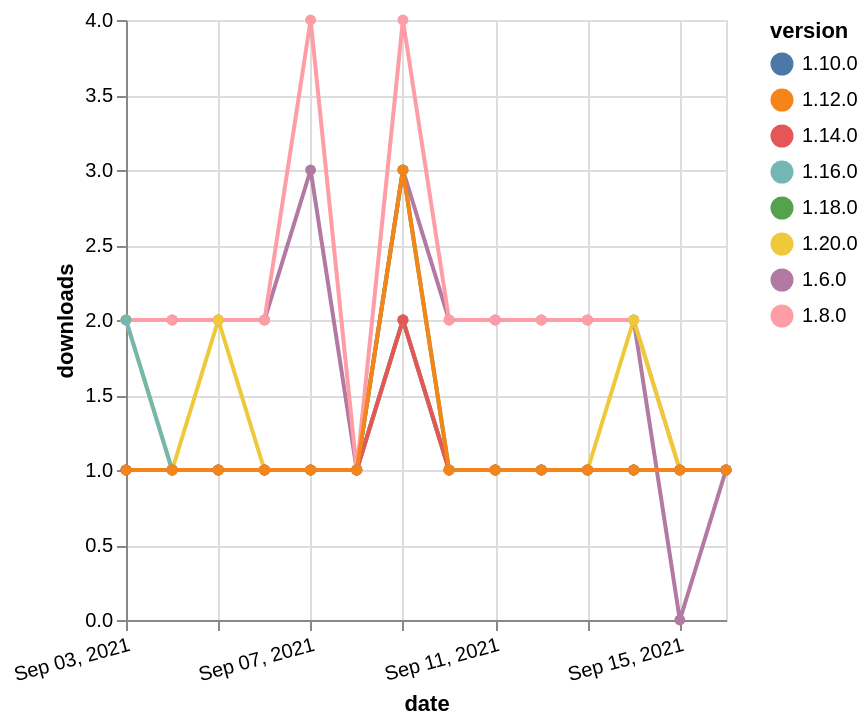

Vega-Lite specification for this chart:
### Vega-Lite specification from a JSON file in a GitHub repository (floating-point values rounded to 4 significant figures)
{"$schema": "https://vega.github.io/schema/vega-lite/v5.json", "description": "A simple bar chart with embedded data.", "data": {"values": [{"date": "2021-09-03", "total": 2299, "delta": 2, "version": "1.6.0"}, {"date": "2021-09-04", "total": 2301, "delta": 2, "version": "1.6.0"}, {"date": "2021-09-05", "total": 2303, "delta": 2, "version": "1.6.0"}, {"date": "2021-09-06", "total": 2305, "delta": 2, "version": "1.6.0"}, {"date": "2021-09-07", "total": 2308, "delta": 3, "version": "1.6.0"}, {"date": "2021-09-08", "total": 2309, "delta": 1, "version": "1.6.0"}, {"date": "2021-09-09", "total": 2312, "delta": 3, "version": "1.6.0"}, {"date": "2021-09-10", "total": 2314, "delta": 2, "version": "1.6.0"}, {"date": "2021-09-11", "total": 2316, "delta": 2, "version": "1.6.0"}, {"date": "2021-09-12", "total": 2318, "delta": 2, "version": "1.6.0"}, {"date": "2021-09-13", "total": 2320, "delta": 2, "version": "1.6.0"}, {"date": "2021-09-14", "total": 2322, "delta": 2, "version": "1.6.0"}, {"date": "2021-09-15", "total": 2322, "delta": 0, "version": "1.6.0"}, {"date": "2021-09-16", "total": 2323, "delta": 1, "version": "1.6.0"}, {"date": "2021-09-03", "total": 167, "delta": 1, "version": "1.18.0"}, {"date": "2021-09-04", "total": 168, "delta": 1, "version": "1.18.0"}, {"date": "2021-09-05", "total": 169, "delta": 1, "version": "1.18.0"}, {"date": "2021-09-06", "total": 170, "delta": 1, "version": "1.18.0"}, {"date": "2021-09-07", "total": 171, "delta": 1, "version": "1.18.0"}, {"date": "2021-09-08", "total": 172, "delta": 1, "version": "1.18.0"}, {"date": "2021-09-09", "total": 175, "delta": 3, "version": "1.18.0"}, {"date": "2021-09-10", "total": 176, "delta": 1, "version": "1.18.0"}, {"date": "2021-09-11", "total": 177, "delta": 1, "version": "1.18.0"}, {"date": "2021-09-12", "total": 178, "delta": 1, "version": "1.18.0"}, {"date": "2021-09-13", "total": 179, "delta": 1, "version": "1.18.0"}, {"date": "2021-09-14", "total": 180, "delta": 1, "version": "1.18.0"}, {"date": "2021-09-15", "total": 181, "delta": 1, "version": "1.18.0"}, {"date": "2021-09-16", "total": 182, "delta": 1, "version": "1.18.0"}, {"date": "2021-09-03", "total": 2448, "delta": 2, "version": "1.8.0"}, {"date": "2021-09-04", "total": 2450, "delta": 2, "version": "1.8.0"}, {"date": "2021-09-05", "total": 2452, "delta": 2, "version": "1.8.0"}, {"date": "2021-09-06", "total": 2454, "delta": 2, "version": "1.8.0"}, {"date": "2021-09-07", "total": 2458, "delta": 4, "version": "1.8.0"}, {"date": "2021-09-08", "total": 2459, "delta": 1, "version": "1.8.0"}, {"date": "2021-09-09", "total": 2463, "delta": 4, "version": "1.8.0"}, {"date": "2021-09-10", "total": 2465, "delta": 2, "version": "1.8.0"}, {"date": "2021-09-11", "total": 2467, "delta": 2, "version": "1.8.0"}, {"date": "2021-09-12", "total": 2469, "delta": 2, "version": "1.8.0"}, {"date": "2021-09-13", "total": 2471, "delta": 2, "version": "1.8.0"}, {"date": "2021-09-14", "total": 2473, "delta": 2, "version": "1.8.0"}, {"date": "2021-09-15", "total": 2474, "delta": 1, "version": "1.8.0"}, {"date": "2021-09-16", "total": 2475, "delta": 1, "version": "1.8.0"}, {"date": "2021-09-03", "total": 234, "delta": 1, "version": "1.10.0"}, {"date": "2021-09-04", "total": 235, "delta": 1, "version": "1.10.0"}, {"date": "2021-09-05", "total": 236, "delta": 1, "version": "1.10.0"}, {"date": "2021-09-06", "total": 237, "delta": 1, "version": "1.10.0"}, {"date": "2021-09-07", "total": 238, "delta": 1, "version": "1.10.0"}, {"date": "2021-09-08", "total": 239, "delta": 1, "version": "1.10.0"}, {"date": "2021-09-09", "total": 241, "delta": 2, "version": "1.10.0"}, {"date": "2021-09-10", "total": 242, "delta": 1, "version": "1.10.0"}, {"date": "2021-09-11", "total": 243, "delta": 1, "version": "1.10.0"}, {"date": "2021-09-12", "total": 244, "delta": 1, "version": "1.10.0"}, {"date": "2021-09-13", "total": 245, "delta": 1, "version": "1.10.0"}, {"date": "2021-09-14", "total": 246, "delta": 1, "version": "1.10.0"}, {"date": "2021-09-15", "total": 247, "delta": 1, "version": "1.10.0"}, {"date": "2021-09-16", "total": 248, "delta": 1, "version": "1.10.0"}, {"date": "2021-09-03", "total": 117, "delta": 2, "version": "1.20.0"}, {"date": "2021-09-04", "total": 118, "delta": 1, "version": "1.20.0"}, {"date": "2021-09-05", "total": 120, "delta": 2, "version": "1.20.0"}, {"date": "2021-09-06", "total": 121, "delta": 1, "version": "1.20.0"}, {"date": "2021-09-07", "total": 122, "delta": 1, "version": "1.20.0"}, {"date": "2021-09-08", "total": 123, "delta": 1, "version": "1.20.0"}, {"date": "2021-09-09", "total": 125, "delta": 2, "version": "1.20.0"}, {"date": "2021-09-10", "total": 126, "delta": 1, "version": "1.20.0"}, {"date": "2021-09-11", "total": 127, "delta": 1, "version": "1.20.0"}, {"date": "2021-09-12", "total": 128, "delta": 1, "version": "1.20.0"}, {"date": "2021-09-13", "total": 129, "delta": 1, "version": "1.20.0"}, {"date": "2021-09-14", "total": 131, "delta": 2, "version": "1.20.0"}, {"date": "2021-09-15", "total": 132, "delta": 1, "version": "1.20.0"}, {"date": "2021-09-16", "total": 133, "delta": 1, "version": "1.20.0"}, {"date": "2021-09-03", "total": 156, "delta": 2, "version": "1.16.0"}, {"date": "2021-09-04", "total": 157, "delta": 1, "version": "1.16.0"}, {"date": "2021-09-05", "total": 158, "delta": 1, "version": "1.16.0"}, {"date": "2021-09-06", "total": 159, "delta": 1, "version": "1.16.0"}, {"date": "2021-09-07", "total": 160, "delta": 1, "version": "1.16.0"}, {"date": "2021-09-08", "total": 161, "delta": 1, "version": "1.16.0"}, {"date": "2021-09-09", "total": 163, "delta": 2, "version": "1.16.0"}, {"date": "2021-09-10", "total": 164, "delta": 1, "version": "1.16.0"}, {"date": "2021-09-11", "total": 165, "delta": 1, "version": "1.16.0"}, {"date": "2021-09-12", "total": 166, "delta": 1, "version": "1.16.0"}, {"date": "2021-09-13", "total": 167, "delta": 1, "version": "1.16.0"}, {"date": "2021-09-14", "total": 168, "delta": 1, "version": "1.16.0"}, {"date": "2021-09-15", "total": 169, "delta": 1, "version": "1.16.0"}, {"date": "2021-09-16", "total": 170, "delta": 1, "version": "1.16.0"}, {"date": "2021-09-03", "total": 175, "delta": 1, "version": "1.14.0"}, {"date": "2021-09-04", "total": 176, "delta": 1, "version": "1.14.0"}, {"date": "2021-09-05", "total": 177, "delta": 1, "version": "1.14.0"}, {"date": "2021-09-06", "total": 178, "delta": 1, "version": "1.14.0"}, {"date": "2021-09-07", "total": 179, "delta": 1, "version": "1.14.0"}, {"date": "2021-09-08", "total": 180, "delta": 1, "version": "1.14.0"}, {"date": "2021-09-09", "total": 182, "delta": 2, "version": "1.14.0"}, {"date": "2021-09-10", "total": 183, "delta": 1, "version": "1.14.0"}, {"date": "2021-09-11", "total": 184, "delta": 1, "version": "1.14.0"}, {"date": "2021-09-12", "total": 185, "delta": 1, "version": "1.14.0"}, {"date": "2021-09-13", "total": 186, "delta": 1, "version": "1.14.0"}, {"date": "2021-09-14", "total": 187, "delta": 1, "version": "1.14.0"}, {"date": "2021-09-15", "total": 188, "delta": 1, "version": "1.14.0"}, {"date": "2021-09-16", "total": 189, "delta": 1, "version": "1.14.0"}, {"date": "2021-09-03", "total": 316, "delta": 1, "version": "1.12.0"}, {"date": "2021-09-04", "total": 317, "delta": 1, "version": "1.12.0"}, {"date": "2021-09-05", "total": 318, "delta": 1, "version": "1.12.0"}, {"date": "2021-09-06", "total": 319, "delta": 1, "version": "1.12.0"}, {"date": "2021-09-07", "total": 320, "delta": 1, "version": "1.12.0"}, {"date": "2021-09-08", "total": 321, "delta": 1, "version": "1.12.0"}, {"date": "2021-09-09", "total": 324, "delta": 3, "version": "1.12.0"}, {"date": "2021-09-10", "total": 325, "delta": 1, "version": "1.12.0"}, {"date": "2021-09-11", "total": 326, "delta": 1, "version": "1.12.0"}, {"date": "2021-09-12", "total": 327, "delta": 1, "version": "1.12.0"}, {"date": "2021-09-13", "total": 328, "delta": 1, "version": "1.12.0"}, {"date": "2021-09-14", "total": 329, "delta": 1, "version": "1.12.0"}, {"date": "2021-09-15", "total": 330, "delta": 1, "version": "1.12.0"}, {"date": "2021-09-16", "total": 331, "delta": 1, "version": "1.12.0"}]}, "width": "container", "mark": {"type": "line", "point": {"filled": true}}, "encoding": {"x": {"field": "date", "type": "temporal", "timeUnit": "yearmonthdate", "title": "date", "axis": {"labelAngle": -15}}, "y": {"field": "delta", "type": "quantitative", "title": "downloads"}, "color": {"field": "version", "type": "nominal"}, "tooltip": {"field": "delta"}}}
